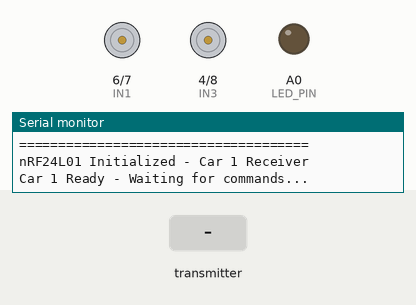
Recording of a sketch running on a simulated Arduino Nano, built with avr-gcc and run on an emulated ATmega328P. On the bench: motor-driver pin pairs drawn as motors (green arrow = first pin HIGH = forward, orange = second pin HIGH = backward, longer = more drive, scaled by the enable pin), output pins drawn as LEDs (lit = HIGH), the last lines printed to the serial monitor. The test bench sets the inputs (shaded band). No radio packets arrive unless stated.

Above: at 2.5 s.
2.6 s: the transmitter starts sending speed = 256
At 2.76 s:
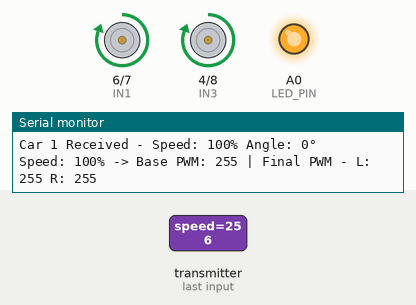
5.6 s: the transmitter starts sending angle = 45
At 5.78 s:
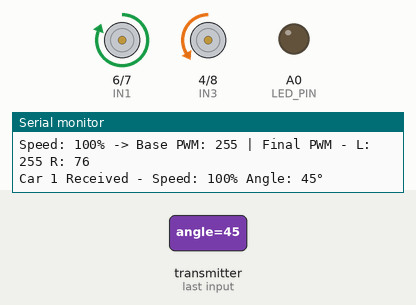
8.6 s: the transmitter starts sending angle = 0
At 8.97 s:
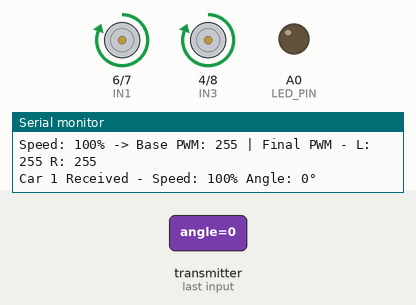
11.6 s: the transmitter starts sending speed = 0
At 12.7 s:
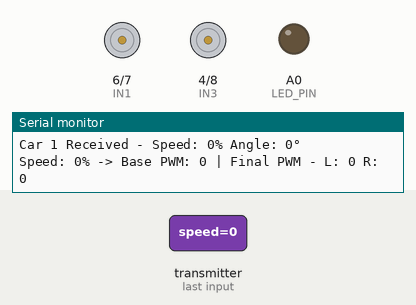
14.6 s: the transmitter starts sending speed = 512
At 15.13 s:
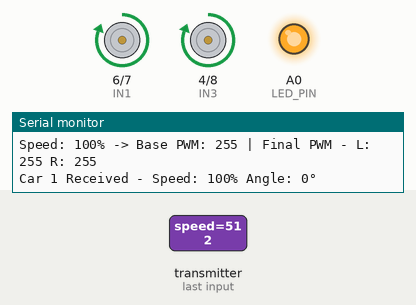
17.6 s: the transmitter starts sending angle = 90
At 17.9 s:
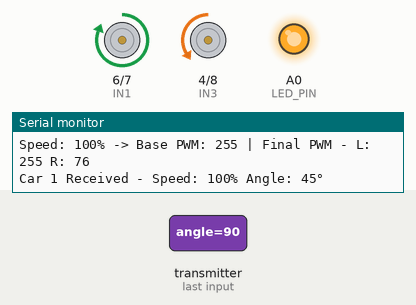
Timing chart, 0 to 21.6 s (numbered marks = the images above; inputs shaded):
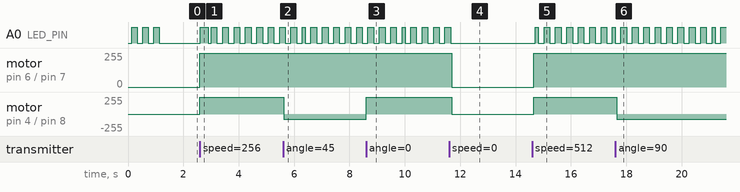

Measured:
- after the input at 2.6 s, A0 (LED_PIN): goes HIGH 0.30 s, LOW 0.10 s, 6 × (HIGH 0.21 s, LOW 0.21 s), then HIGH, starting at once; motor on pin 6 (IN1) / pin 7 (IN2), motor on pin 4 (IN3) / pin 8 (IN4): stopped → forward 255/255 at once
- after the input at 5.6 s, motor on pin 4 (IN3) / pin 8 (IN4): forward 255/255 → backward 76/255 at once
- after the input at 8.6 s, motor on pin 4 (IN3) / pin 8 (IN4): backward 76/255 → forward 255/255 at once
- after the input at 11.6 s, A0 (LED_PIN): goes on until 11.7 s, then stays LOW; motor on pin 6 (IN1) / pin 7 (IN2), motor on pin 4 (IN3) / pin 8 (IN4): forward 255/255 → stopped after 0.10 s
- after the input at 14.6 s, A0 (LED_PIN): LOW → HIGH after 0.12 s, then repeats every 0.41 s: LOW 0.21 s, HIGH 0.21 s; motor on pin 6 (IN1) / pin 7 (IN2), motor on pin 4 (IN3) / pin 8 (IN4): stopped → forward 255/255 after 0.06 s
- after the input at 17.6 s, motor on pin 4 (IN3) / pin 8 (IN4): forward 255/255 → backward 76/255 at once

The sketch:

Nano_code_final_multi.ino
```cpp
// Arduino Nano Car 1 Code - Player 1 (Left Side)
// This code goes on the FIRST car's Nano
// Receives commands via nRF24L01 on address "00001"

#include <SPI.h>
#include <nRF24L01.h>
#include <RF24.h>

// nRF24L01 Configuration
RF24 radio(9, 10); // CE, CSN pins
const byte address[6] = "00001"; // Car 1 address - DIFFERENT FROM CAR 2!

// L298N Motor Driver Pins
const int ENA = 5;   // PWM pin for left motors speed
const int IN1 = 6;   // Left motors direction pin 1
const int IN2 = 7;   // Left motors direction pin 2
const int ENB = 3;   // PWM pin for right motors speed
const int IN3 = 4;   // Right motors direction pin 1
const int IN4 = 8;   // Right motors direction pin 2

// Data structure to receive
struct DataPacket {
  int speed;
  int angle;
};

DataPacket receivedData;

// Control variables
int currentSpeed = 0;
int currentAngle = 0;
unsigned long lastDataTime = 0;
const unsigned long TIMEOUT = 500; // Stop if no data for 500ms

// LED indicator
const int LED_PIN = A0; // Using analog pin as digital for LED

void setup() {
  // Initialize Serial for debugging
  Serial.begin(9600);
  Serial.println("=====================================");
  Serial.println("Arduino Nano CAR 1 Starting...");
  Serial.println("Address: 00001 (Player 1 - Left Side)");
  Serial.println("=====================================");

  // Initialize nRF24L01
  if (!radio.begin()) {
    Serial.println("ERROR: nRF24L01 not responding!");
    while (1) {
      pinMode(LED_PIN, OUTPUT);
      digitalWrite(LED_PIN, HIGH);
      delay(100);
      digitalWrite(LED_PIN, LOW);
      delay(100);
    }
  }

  radio.openReadingPipe(0, address);
  radio.setPALevel(RF24_PA_HIGH);
  radio.setDataRate(RF24_250KBPS);
  radio.startListening();

  Serial.println("nRF24L01 Initialized - Car 1 Receiver");

  // Setup motor pins
  pinMode(ENA, OUTPUT);
  pinMode(IN1, OUTPUT);
  pinMode(IN2, OUTPUT);
  pinMode(ENB, OUTPUT);
  pinMode(IN3, OUTPUT);
  pinMode(IN4, OUTPUT);

  // Setup LED
  pinMode(LED_PIN, OUTPUT);

  // Stop all motors initially
  stopCar();

  // Blink LED to indicate ready
  for(int i = 0; i < 3; i++) {
    digitalWrite(LED_PIN, HIGH);
    delay(200);
    digitalWrite(LED_PIN, LOW);
    delay(200);
  }

  Serial.println("Car 1 Ready - Waiting for commands...");
}

void loop() {
  // Check for wireless data
  if (radio.available()) {
    radio.read(&receivedData, sizeof(receivedData));

    // Update control values
    currentSpeed = receivedData.speed;
    currentAngle = receivedData.angle;

    // Validate values
    currentSpeed = constrain(currentSpeed, 0, 100);
    currentAngle = constrain(currentAngle, -45, 45);

    // Apply motor control
    controlCar(currentSpeed, currentAngle);

    // Update LED (blink pattern based on speed)
    if (currentSpeed > 0) {
      digitalWrite(LED_PIN, (millis() / 200) % 2); // Blink when moving
    } else {
      digitalWrite(LED_PIN, LOW); // Off when stopped
    }

    // Debug output
    Serial.print("Car 1 Received - Speed: ");
    Serial.print(currentSpeed);
    Serial.print("% Angle: ");
    Serial.print(currentAngle);
    Serial.println("°");

    lastDataTime = millis();
  }

  // Safety timeout - stop if no data received
  if (millis() - lastDataTime > TIMEOUT && currentSpeed > 0) {
    stopCar();
    digitalWrite(LED_PIN, LOW);
    Serial.println("Car 1: Signal lost - Emergency stop!");
  }
}

void controlCar(int speed, int angle) {
  // More precise speed mapping for full range control
  int baseSpeed;

  if (speed == 0) {
    baseSpeed = 0;
  } else if (speed <= 10) {
    // 1-10% = very slow (PWM 80-100)
    baseSpeed = map(speed, 1, 10, 80, 100);
  } else if (speed <= 30) {
    // 11-30% = slow to medium (PWM 100-150)
    baseSpeed = map(speed, 11, 30, 100, 150);
  } else if (speed <= 60) {
    // 31-60% = medium speed (PWM 150-200)
    baseSpeed = map(speed, 31, 60, 150, 200);
  } else {
    // 61-100% = fast to max (PWM 200-255)
    baseSpeed = map(speed, 61, 100, 200, 255);
  }

  // Calculate differential speed for turning
  float turnRatio = abs(angle) / 45.0; // 0 to 1

  int leftSpeed = baseSpeed;
  int rightSpeed = baseSpeed;

  if (angle < 0) {
    // Turn left - reduce left wheel speed
    leftSpeed = baseSpeed * (1 - turnRatio * 0.6);
    if (turnRatio > 0.8 && baseSpeed > 0) {
      leftSpeed = -baseSpeed * 0.3; // Sharp turn - reverse
    }
  } else if (angle > 0) {
    // Turn right - reduce right wheel speed
    rightSpeed = baseSpeed * (1 - turnRatio * 0.6);
    if (turnRatio > 0.8 && baseSpeed > 0) {
      rightSpeed = -baseSpeed * 0.3; // Sharp turn - reverse
    }
  }

  // Apply to motors
  if (baseSpeed == 0) {
    stopCar();
  } else {
    // Left motors
    if (leftSpeed >= 0) {
      digitalWrite(IN1, HIGH);
      digitalWrite(IN2, LOW);
      analogWrite(ENA, abs(leftSpeed));
    } else {
      digitalWrite(IN1, LOW);
      digitalWrite(IN2, HIGH);
      analogWrite(ENA, abs(leftSpeed));
    }

    // Right motors
    if (rightSpeed >= 0) {
      digitalWrite(IN3, HIGH);
      digitalWrite(IN4, LOW);
      analogWrite(ENB, abs(rightSpeed));
    } else {
      digitalWrite(IN3, LOW);
      digitalWrite(IN4, HIGH);
      analogWrite(ENB, abs(rightSpeed));
    }
  }

  // Debug output for speed mapping
  Serial.print("Speed: ");
  Serial.print(speed);
  Serial.print("% -> Base PWM: ");
  Serial.print(baseSpeed);
  Serial.print(" | Final PWM - L: ");
  Serial.print(abs(leftSpeed));
  Serial.print(" R: ");
  Serial.println(abs(rightSpeed));
}

void stopCar() {
  // Stop all motors
  digitalWrite(IN1, LOW);
  digitalWrite(IN2, LOW);
  digitalWrite(IN3, LOW);
  digitalWrite(IN4, LOW);

  analogWrite(ENA, 0);
  analogWrite(ENB, 0);

  currentSpeed = 0;
}
```
